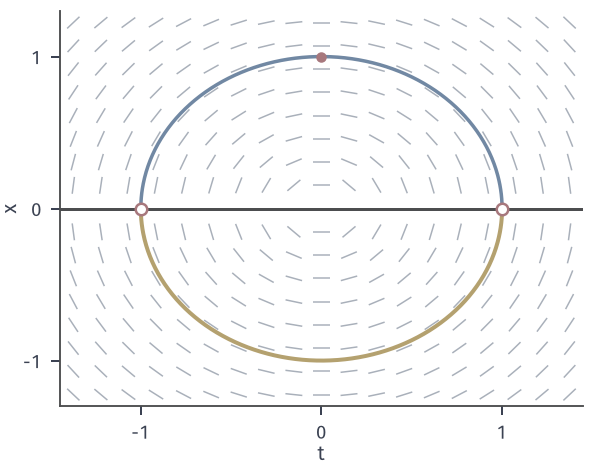

The script that drew this image:
from pathlib import Path
import sys
sys.path.insert(0, str(Path(__file__).resolve().parents[1]/"ivp-common"))
from ivp_common import *
HERE = Path(__file__).resolve().parent

# 目标：x x'=-t 的隐式解 t^2+x^2=1 含两支，初值选上半支，端点处斜率无界且方程无定义。
fig, ax = figure(width_mm=84, height_mm=66)
panel(fig, .1, .98, .975, .13)
ax.set_xlim(-1.45, 1.45); ax.set_ylim(-1.3, 1.3); ax.set_xticks([-1, 0, 1]); ax.set_yticks([-1, 0, 1])
ax.set_xlabel('$t$', labelpad=1); ax.set_ylabel('$x$', labelpad=1)
slope_field(ax, lambda t, x: -t/x, nt=19, nx=17, length_mm=2.4, skip=lambda t, x: abs(x) < .11)
ax.axhline(0, color=STROKE, lw=1.2, zorder=2)
th = np.linspace(0, np.pi, 400)
ax.plot(np.cos(th), np.sin(th), color=BLUE, lw=1.4, zorder=4)
ax.plot(np.cos(th), -np.sin(th), color=YELLOW, lw=1.6, zorder=4)
dot(ax, 0, 1); hollow(ax, -1, 0); hollow(ax, 1, 0)
save(fig, HERE, 'figure', {'formula': "x'=-t/x, x(0)=1", 'branches': 'x=+-sqrt(1-t^2)'})
